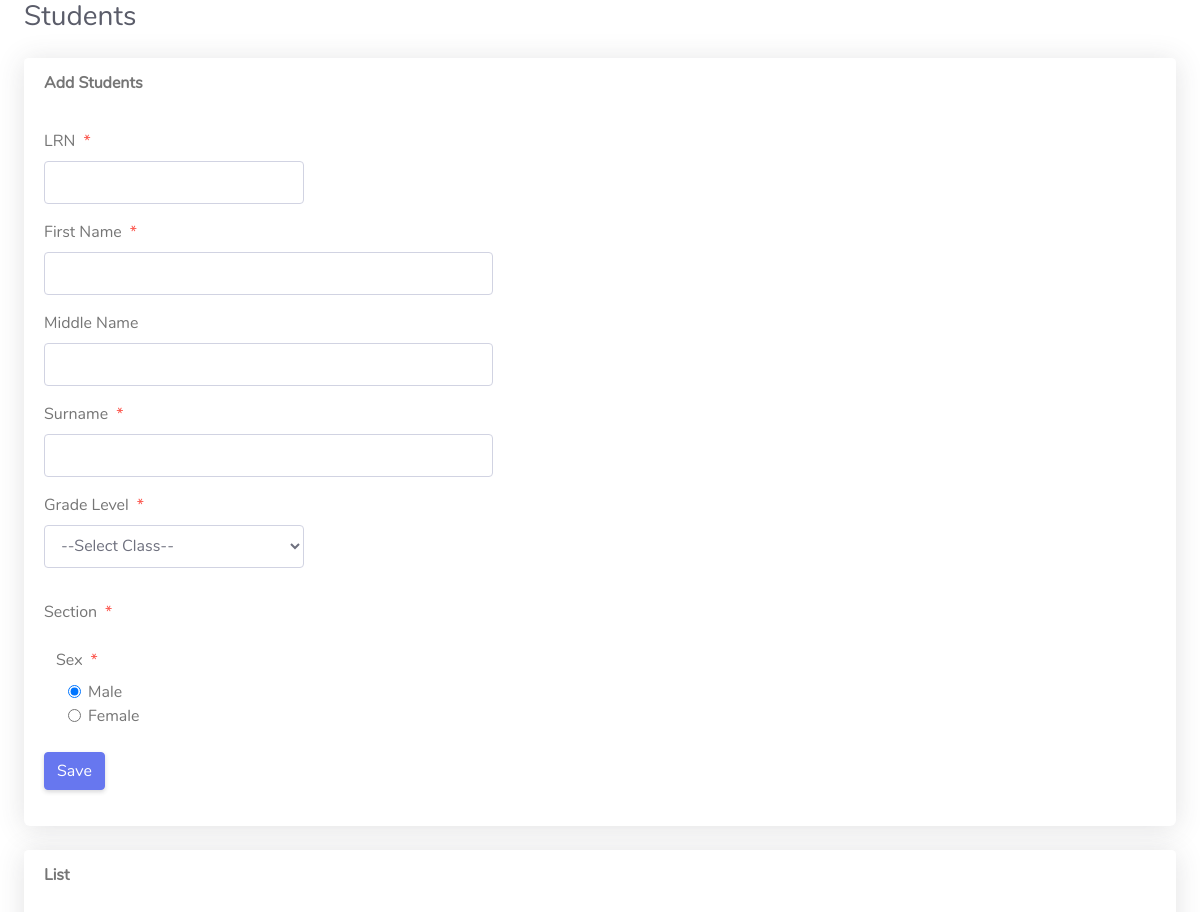
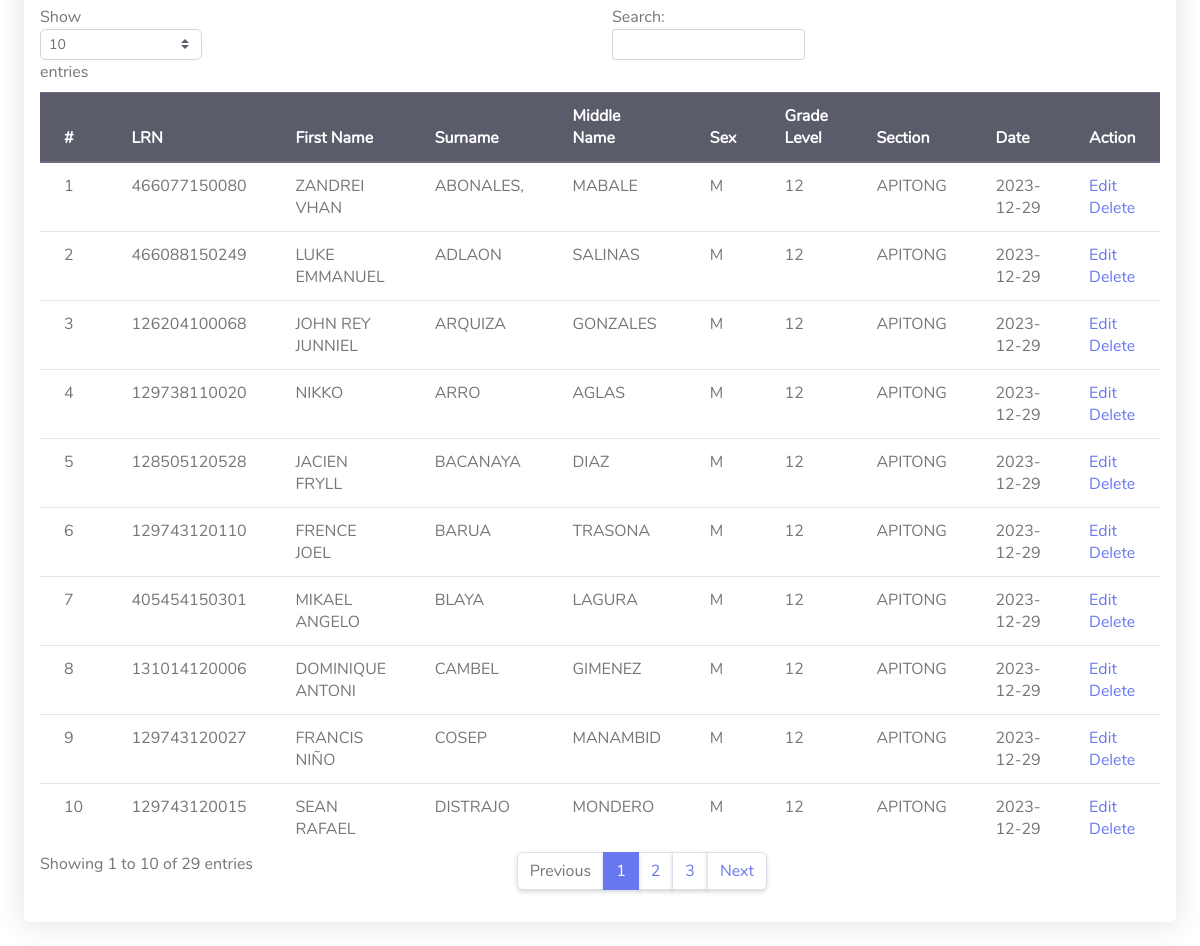
Page /Parent/dump/createStudents.php on the committed database (2 pictures, top to bottom).
### tables this page shows
CREATE TABLE `tblstudents` (
  `Id` int(10) NOT NULL,
  `firstName` varchar(255) NOT NULL,
  `lastName` varchar(255) NOT NULL,
  `otherName` varchar(255) NOT NULL,
  `sex` varchar(10) NOT NULL,
  `admissionNumber` varchar(255) NOT NULL,
  `password` varchar(50) NOT NULL,
  `classId` varchar(10) NOT NULL,
  `classArmId` varchar(10) NOT NULL,
  `dateCreated` varchar(50) NOT NULL
);

CREATE TABLE `tblclass` (
  `Id` int(10) NOT NULL,
  `className` varchar(255) NOT NULL
);

CREATE TABLE `tblclassarms` (
  `Id` int(10) NOT NULL,
  `classId` varchar(10) NOT NULL,
  `classArmName` varchar(255) NOT NULL,
  `isAssigned` varchar(10) NOT NULL
);

### Parent/dump/createStudents.php (the view, shortened to what this page needs)
<?php
include '../Includes/dbcon.php';
?>
<!DOCTYPE html>
<html lang="en">
<head>
  <link href="../vendor/fontawesome-free/css/all.min.css" rel="stylesheet" type="text/css">
  <link href="../vendor/bootstrap/css/bootstrap.min.css" rel="stylesheet" type="text/css">
  <link href="css/ruang-admin.min.css" rel="stylesheet">
  <link href="css/styler.css" rel="stylesheet" type="text/css">
</head>
<body id="page-top">
  <div id="wrapper">
    <div id="content-wrapper" class="d-flex flex-column">
      <div id="content">
        <div class="container-fluid" id="container-wrapper">
          <div class="d-sm-flex align-items-center justify-content-between mb-4">
            <h1 class="h3 mb-0 text-gray-800">Students</h1>
          </div>
          <div class="row">
            <div class="col-lg-12">
              <div class="card mb-4">
                <div class="card-header py-3 d-flex flex-row align-items-center justify-content-between">
                  <h6 class="m-0 font-weight-bold text-secondary">Add Students</h6>
                </div>
                <div class="card-body">
                  <form method="post">
                    <div class="form-group row mb-3">
                      <div class="col-xl-3">
                          <label class="form-control-label">LRN<span
                            class="text-danger ml-2">*</span></label>
                        <input type="number" class="form-control" required name="admissionNumber"
                          value="<?php echo $row['admissionNumber']; ?>" id="exampleInputFirstName">
                      </div>
                    </div>
                    <div class="form-group row mb-3">
                      <div class="col-xl-5">
                      <label class="form-control-label">First Name<span class="text-danger ml-2">*</span></label>
                        <input type="text" required class="form-control" name="firstName" value="<?php echo $row['firstName']; ?>"
                          id="exampleInputFirstName">
                      </div>
                    </div>
                    <div class="form-group row mb-3">
                      <div class="col-xl-5">
                        <label class="form-control-label">Middle Name</label>
                        <input type="text" class="form-control" name="otherName" value="<?php echo $row['otherName']; ?>"
                          id="exampleInputFirstName">
                      </div>
                    </div>
                      <div class="form-group row mb-3">
                      <div class="col-xl-5">
                      <label class="form-control-label">Surname<span class="text-danger ml-2">*</span></label>
                        <input type="text" class="form-control" name="lastName" required value="<?php echo $row['lastName']; ?>"
                          id="exampleInputFirstName">
                      </div>
                    </div>
                    <div class="form-group row mb-3">
                      <div class="col-xl-3">
                        <label class="form-control-label">Grade Level<span class="text-danger ml-2">*</span></label>
                        <?php
                        $qry = "SELECT * FROM tblclass ORDER BY className ASC";
                        $result = $conn->query($qry);
                        $num = $result->num_rows;
                        if ($num > 0) {
                          echo ' <select required name="classId" onchange="classArmDropdown(this.value)" class="form-control mb-3">';
                          echo '<option value="">--Select Class--</option>';
                          echo '</select>';
                        }
                        ?>
                      </div>
                    </div>
                    <div class="form-group row mb-3">
                      <div class="col-xl-3">
                        <label class="form-control-label">Section<span class="text-danger ml-2">*</span></label>
                      </div>
                    </div>
                      <div class="col-xl-6">
                      <label class="form-control-label">Sex<span class="text-danger ml-2">*</span></label>
                          <div class="col-sm-4">
                            <div class="form-check">
                              <label class="form-check-label">
                                <input type="radio" class="form-check-input" name="sex" id="male" value="M" checked>
                                Male </label>
                            </div>
                          </div>
                          <div class="col-sm-5">
                            <div class="form-check">
                              <label class="form-check-label">
                                <input type="radio" class="form-check-input" name="sex" id="female" value="F"> Female
                              </label>
                            </div>
                          </div>
                      <br>
                    </div>
                    <?php
                    if (isset($Id)) {
                      ?>
                      <button type="submit" name="update" class="btn btn-info">Update</button>
                      <a href="createStudents.php" id="cancel" name="cancel" class="btn btn-warning">Back</a>
                      &nbsp;&nbsp;&nbsp;&nbsp;&nbsp;&nbsp;&nbsp;&nbsp;&nbsp;&nbsp;
                      <?php
                    } else {
                      ?>
                      <button type="submit" name="save" class="btn btn-primary">Save</button>
                      <?php
                    }
                    ?>
                  </form>
                </div>
              </div>
              <div class="row">
                <div class="col-lg-12">
                  <div class="card mb-4">
                    <div class="card-header py-3 d-flex flex-row align-items-center justify-content-between">
                      <h6 class="m-0 font-weight-bold text-secondary">List</h6>
                    </div>
                    <div class="table-responsive p-3">
                      <table class="table align-items-center table-flush table-hover" id="dataTableHover">
                        <thead class="thead-dark">
                          <tr>
                            <th>#</th>
                            <th>LRN</th>
                            <th>First Name</th>
                            <th>Surname</th>
                            <th>Middle Name</th>
                            <th>Sex</th>
                            <th>Grade Level</th>
                            <th>Section</th>
                            <th>Date</th>
                            <th>Action</th>
                          </tr>
                        </thead>
                        <tbody>
                          <?php
                          $query = "SELECT tblstudents.Id,tblclass.className,tblclassarms.classArmName,tblclassarms.Id AS classArmId,tblstudents.firstName,
                      tblstudents.lastName,tblstudents.otherName,tblstudents.sex,tblstudents.admissionNumber,tblstudents.dateCreated
                      FROM tblstudents
                      INNER JOIN tblclass ON tblclass.Id = tblstudents.classId
                      INNER JOIN tblclassarms ON tblclassarms.Id = tblstudents.classArmId";
                          $rs = $conn->query($query);
                          $num = $rs->num_rows;
                          $sn = 0;
                          if ($num > 0) {
                            while ($rows = $rs->fetch_assoc()) {
                              $sn = $sn + 1;
                              echo "
                              <tr>
                                <td>" . $sn . "</td>
                                <td>" . $rows['admissionNumber'] . "</td>
                                <td>" . $rows['firstName'] . "</td>
                                <td>" . $rows['lastName'] . "</td>
                                <td>" . $rows['otherName'] . "</td>
                                <td>" . $rows['sex'] . "</td>
                                <td>" . $rows['className'] . "</td>
                                <td>" . $rows['classArmName'] . "</td>
                                 <td>" . $rows['dateCreated'] . "</td>
                                <td><a href='?action=edit&Id=" . $rows['Id'] . "'>Edit</a> &nbsp;
                                <a onclick='javascript:confirmationDelete($(this));return false;' href='?action=delete&Id=" . $rows['Id'] . "'>Delete</a>
                                </td>
                              </tr>";
                            }
                          } else {
                            echo
                              "<div class='alert alert-danger' role='alert'>
                            No Record Found!
                            </div>";
                          }
                          ?>
                        </tbody>
                      </table>
                    </div>
                  </div>
                </div>
              </div>
            </div>
          </div>
        </div>
      </div>
    </div>
</body>
</html>

### css/styler.css (style rules this page uses)
input[type=number] { -moz-appearance: textfield; }

### rows in the picture
tblstudents: admissionNumber "466077150080", firstName "ZANDREI VHAN", lastName "ABONALES,", otherName "MABALE", sex "M", classId.className "12", classArmId.classArmName "APITONG", dateCreated "2023-12-29"
tblstudents: admissionNumber "466088150249", firstName "LUKE EMMANUEL", lastName "ADLAON", otherName "SALINAS", sex "M", classId.className "12", classArmId.classArmName "APITONG", dateCreated "2023-12-29"
tblstudents: admissionNumber "126204100068", firstName "JOHN REY JUNNIEL", lastName "ARQUIZA", otherName "GONZALES", sex "M", classId.className "12", classArmId.classArmName "APITONG", dateCreated "2023-12-29"
tblstudents: admissionNumber "129738110020", firstName "NIKKO", lastName "ARRO", otherName "AGLAS", sex "M", classId.className "12", classArmId.classArmName "APITONG", dateCreated "2023-12-29"
tblstudents: admissionNumber "128505120528", firstName "JACIEN FRYLL", lastName "BACANAYA", otherName "DIAZ", sex "M", classId.className "12", classArmId.classArmName "APITONG", dateCreated "2023-12-29"
tblstudents: admissionNumber "129743120110", firstName "FRENCE JOEL", lastName "BARUA", otherName "TRASONA", sex "M", classId.className "12", classArmId.classArmName "APITONG", dateCreated "2023-12-29"
tblstudents: admissionNumber "405454150301", firstName "MIKAEL ANGELO", lastName "BLAYA", otherName "LAGURA", sex "M", classId.className "12", classArmId.classArmName "APITONG", dateCreated "2023-12-29"
tblstudents: admissionNumber "131014120006", firstName "DOMINIQUE ANTONI", lastName "CAMBEL", otherName "GIMENEZ", sex "M", classId.className "12", classArmId.classArmName "APITONG", dateCreated "2023-12-29"
tblstudents: admissionNumber "129743120027", firstName "FRANCIS NIÑO", lastName "COSEP", otherName "MANAMBID", sex "M", classId.className "12", classArmId.classArmName "APITONG", dateCreated "2023-12-29"
tblstudents: admissionNumber "129743120015", firstName "SEAN RAFAEL", lastName "DISTRAJO", otherName "MONDERO", sex "M", classId.className "12", classArmId.classArmName "APITONG", dateCreated "2023-12-29"
